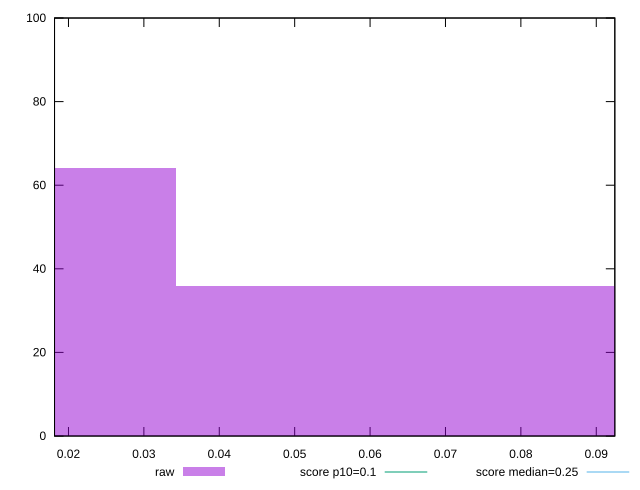

Generate this figure with gnuplot:
reset

$raw <<EOF
0 64
0.06853625925062033 36
EOF

set key outside below
set boxwidth 0.06853625925062033
set xrange [0.01815185546875:0.09246000809139678]
set yrange [0:100]
set trange [0:100]
set style fill transparent solid 0.5 noborder

set parametric
set terminal svg size 640, 490 enhanced background rgb 'white'
set output "reports/report_00032_2021-02-25T10-28-15.087Z/cumulative-layout-shift/samples/music/raw/histogram.svg"

plot $raw title "raw" with boxes, \
     0.1,t title "score p10=0.1", \
     0.25,t title "score median=0.25"

reset
